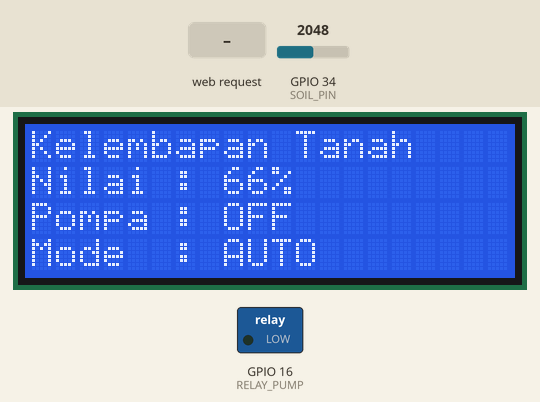
A sketch run on a simulated ESP32. On the bench: 20×4 character LCD, switched loads named in the sketch (green lamp = pin HIGH). The inputs (shaded band) are chosen by the test bench; at power-on: GPIO 34 (SOIL_PIN) = 2048. WiFi joins after 1.5 s; servers stay silent unless stated; storage starts empty; what the sketch prints to the serial monitor is not drawn.

Above: at 4.8 s.
4.9 s: GPIO 34 (SOIL_PIN) set to 2791
At 6.8 s:
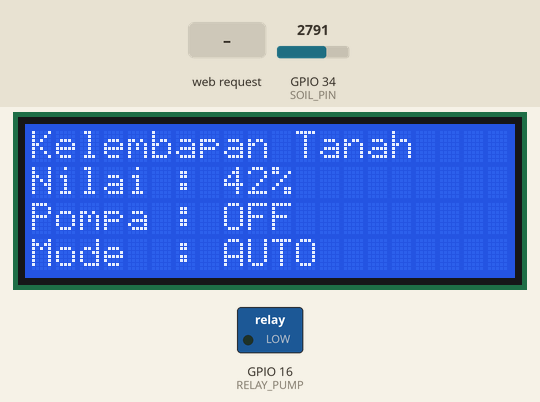
7.1 s: GPIO 34 (SOIL_PIN) set to 2907
At 8.5 s:
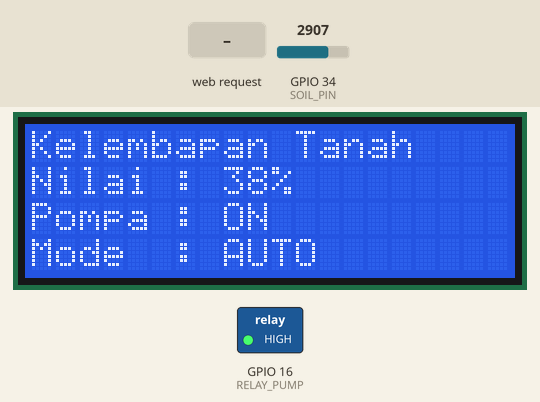
9.1 s: HTTP request GET /set_mode?auto=0 received
At 10.0 s:
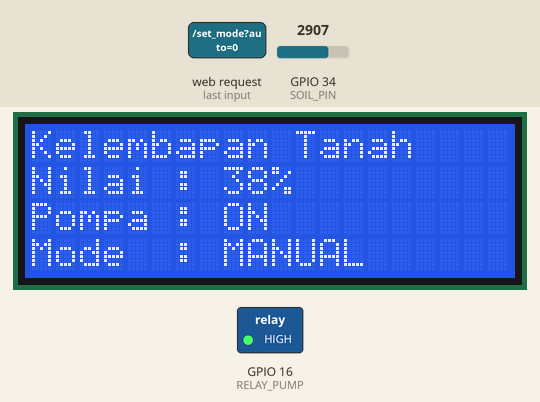
11.1 s: HTTP request GET /set_pump?state=0 received
At 12.7 s:
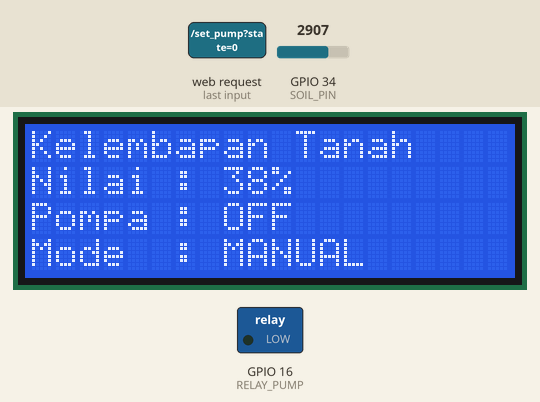
13.1 s: HTTP request GET /set_pump?state=1 received
At 13.5 s:
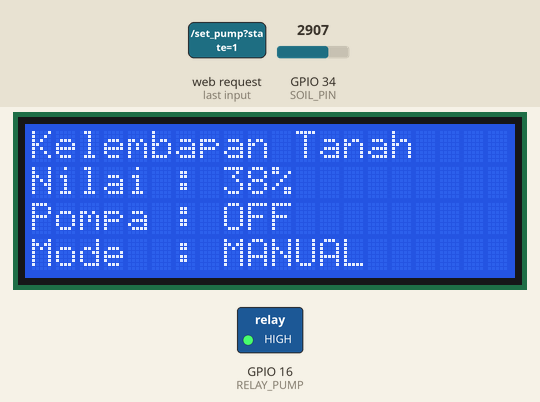
15.1 s: GPIO 34 (SOIL_PIN) set to 2866
At 17.0 s:
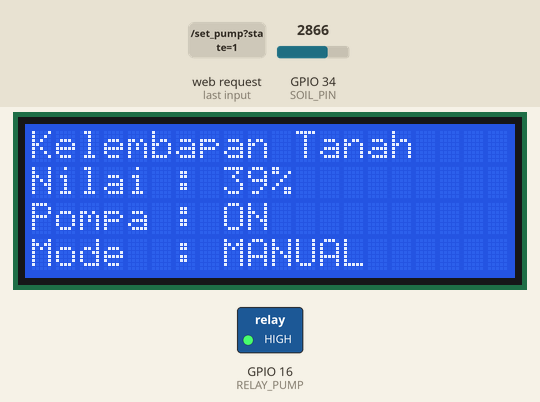
Timing chart, 0 to 18.1 s (numbered marks = the images above; inputs shaded):
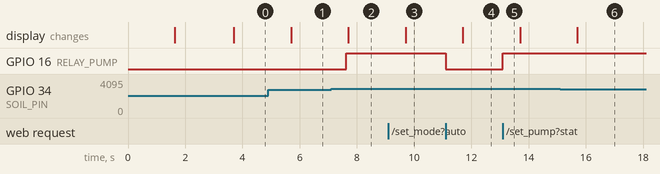

Measured:
- the behaviour switches between 2857 and 2858 on GPIO 34 (SOIL_PIN) (found by bisection; images 1 and 2)
- after the input at 4.9 s, the display: changes after 0.80 s (image 1)
- after the input at 7.1 s, GPIO 16 (RELAY_PUMP): LOW → HIGH after 0.53 s; the display: changes after 0.60 s (image 2)
- after the input at 9.1 s, the display: changes after 0.60 s (image 3)
- after the input at 11.1 s, GPIO 16 (RELAY_PUMP): HIGH → LOW at once; the display: changes after 0.60 s (image 4)
- after the input at 13.1 s, GPIO 16 (RELAY_PUMP): LOW → HIGH at once
- after the input at 15.1 s, the display: changes after 0.60 s (image 6)

The sketch:

Agro_Control.ino
```cpp
#include <Wire.h>
#include <LiquidCrystal_I2C.h>
#include <WiFi.h>
#include <ThingSpeak.h>
#include <LittleFS.h>
#include <WebServer.h>

#define SOIL_PIN 34
#define RELAY_PUMP 16

const char* ssid = "Maman";
const char* password = "test1234";

unsigned long myChannelNumber = 3435512;
const char *myWriteAPIKey = "QIV86U03H0WQUSIM";

WiFiClient client;
LiquidCrystal_I2C lcd(0x27, 20, 4);
WebServer server(80);

const int SOIL_DRY = 40;

unsigned long lastTimeCloud = 0;
const unsigned long timerDelayCloud = 20000;

unsigned long lastTimeSensor = 0;
const unsigned long timerDelaySensor = 2000;

int lastSoil = 0;
bool pumpState = false;
bool isAutoMode = true; // Menambahkan variabel untuk melacak mode sistem

void setup() {
  Serial.begin(115200);

  Wire.begin(21, 22);

  lcd.init();
  lcd.backlight();
  lcd.clear();
  lcd.setCursor(0,0);
  lcd.print("Memulai Sistem");

  pinMode(RELAY_PUMP, OUTPUT);
  digitalWrite(RELAY_PUMP, LOW);

  WiFi.mode(WIFI_STA);
  WiFi.begin(ssid, password);

  lcd.setCursor(0,1);
  lcd.print("Connecting WiFi");

  while (WiFi.status() != WL_CONNECTED) {
    delay(500);
    Serial.print(".");
  }

  Serial.println();
  Serial.println("WiFi Connected");
  Serial.println(WiFi.localIP());

  lcd.setCursor(0,2);
  lcd.print("WiFi Connected");

  if (!LittleFS.begin()) {
    lcd.setCursor(0,3);
    lcd.print("LittleFS Error");
    while (1);
  }

  // --- PENGATURAN ROUTE WEB SERVER ---

  // 1. Route untuk memuat file HTML utama
  server.on("/", HTTP_GET, []() {
    File file = LittleFS.open("/dashboard_K.html", "r");
    if (!file) {
      server.send(404, "text/plain", "dashboard_K.html not found");
      return;
    }
    server.streamFile(file, "text/html");
    file.close();
  });

  // 2. Route untuk menerima perintah ganti Mode (Auto/Manual) dari JS
  server.on("/set_mode", HTTP_GET, []() {
    if (server.hasArg("auto")) {
      int modeVal = server.arg("auto").toInt();
      isAutoMode = (modeVal == 1);
      server.send(200, "text/plain", "Mode berhasil diubah");
      Serial.println(isAutoMode ? "Mode: AUTO" : "Mode: MANUAL");
    } else {
      server.send(400, "text/plain", "Parameter tidak valid");
    }
  });

  // 3. Route untuk menerima perintah nyala/mati Pompa dari JS
  server.on("/set_pump", HTTP_GET, []() {
    // Pompa hanya bisa dikontrol manual JIKA isAutoMode == false
    if (!isAutoMode && server.hasArg("state")) {
      int stateVal = server.arg("state").toInt();
      pumpState = (stateVal == 1);
      digitalWrite(RELAY_PUMP, pumpState ? HIGH : LOW);
      server.send(200, "text/plain", "Pompa berhasil diubah");
      Serial.print("Manual Pump set to: ");
      Serial.println(pumpState ? "ON" : "OFF");
    } else {
      server.send(400, "text/plain", "Gagal: Sistem masih mode Auto atau parameter salah");
    }
  });

  server.serveStatic("/", LittleFS, "/");
  server.begin();

  ThingSpeak.begin(client);

  delay(2000);
  lcd.clear();
}

void loop() {
  server.handleClient();

  if (millis() - lastTimeSensor >= timerDelaySensor) {
    lastTimeSensor = millis();

    int soilAnalog = analogRead(SOIL_PIN);
    lastSoil = map(soilAnalog, 4095, 1000, 0, 100);
    lastSoil = constrain(lastSoil, 0, 100);

    // --- LOGIKA KONTROL POMPA ---
    // Pompa otomatis hanya menyala/mati jika sistem dalam mode AUTO
    if (isAutoMode) {
      pumpState = (lastSoil < SOIL_DRY);
      digitalWrite(RELAY_PUMP, pumpState ? HIGH : LOW);
    }

    // --- TAMPILAN LCD ---
    lcd.setCursor(0,0);
    lcd.print("Kelembapan Tanah");

    lcd.setCursor(0,1);
    lcd.print("Nilai : ");
    lcd.print(lastSoil);
    lcd.print("%    ");

    lcd.setCursor(0,2);
    lcd.print("Pompa : ");
    if (pumpState) lcd.print("ON ");
    else lcd.print("OFF");
    lcd.print("      ");

    // Baris ke-4 LCD digunakan untuk menampilkan Mode (Auto/Manual)
    lcd.setCursor(0,3);
    lcd.print("Mode  : ");
    lcd.print(isAutoMode ? "AUTO  " : "MANUAL");
    lcd.print("    ");

    Serial.print("Soil: ");
    Serial.print(lastSoil);
    Serial.print("% | Pump: ");
    Serial.print(pumpState ? "ON" : "OFF");
    Serial.print(" | Mode: ");
    Serial.println(isAutoMode ? "AUTO" : "MANUAL");
  }

  if (millis() - lastTimeCloud >= timerDelayCloud) {
    lastTimeCloud = millis();

    ThingSpeak.setField(1, lastSoil);
    ThingSpeak.setField(2, pumpState ? 1 : 0);

    int status = ThingSpeak.writeFields(myChannelNumber, myWriteAPIKey);

    if (status == 200) {
      Serial.println("ThingSpeak Update Success");
    } else {
      Serial.print("ThingSpeak Error : ");
      Serial.println(status);
    }
  }
}
```
